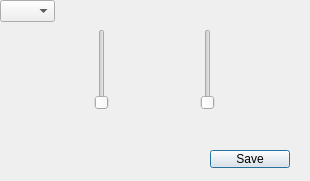
<?xml version="1.0" encoding="UTF-8"?>
<ui version="4.0">
 <class>SettingDialog</class>
 <widget class="QDialog" name="SettingDialog">
  <property name="geometry">
   <rect>
    <x>0</x>
    <y>0</y>
    <width>310</width>
    <height>181</height>
   </rect>
  </property>
  <property name="windowTitle">
   <string>Dialog</string>
  </property>
  <widget class="QComboBox" name="genreComboBox">
   <property name="geometry">
    <rect>
     <x>0</x>
     <y>0</y>
     <width>55</width>
     <height>22</height>
    </rect>
   </property>
  </widget>
  <widget class="QPushButton" name="saveButton">
   <property name="geometry">
    <rect>
     <x>210</x>
     <y>150</y>
     <width>80</width>
     <height>18</height>
    </rect>
   </property>
   <property name="text">
    <string>Save</string>
   </property>
  </widget>
  <widget class="QWidget" name="horizontalLayoutWidget">
   <property name="geometry">
    <rect>
     <x>9</x>
     <y>29</y>
     <width>291</width>
     <height>81</height>
    </rect>
   </property>
   <layout class="QHBoxLayout" name="horizontalLayout">
    <item>
     <widget class="QSlider" name="mixSlider">
      <property name="orientation">
       <enum>Qt::Orientation::Vertical</enum>
      </property>
     </widget>
    </item>
    <item>
     <widget class="QSlider" name="filterSlider">
      <property name="orientation">
       <enum>Qt::Orientation::Vertical</enum>
      </property>
     </widget>
    </item>
   </layout>
  </widget>
 </widget>
 <resources/>
 <connections/>
</ui>
